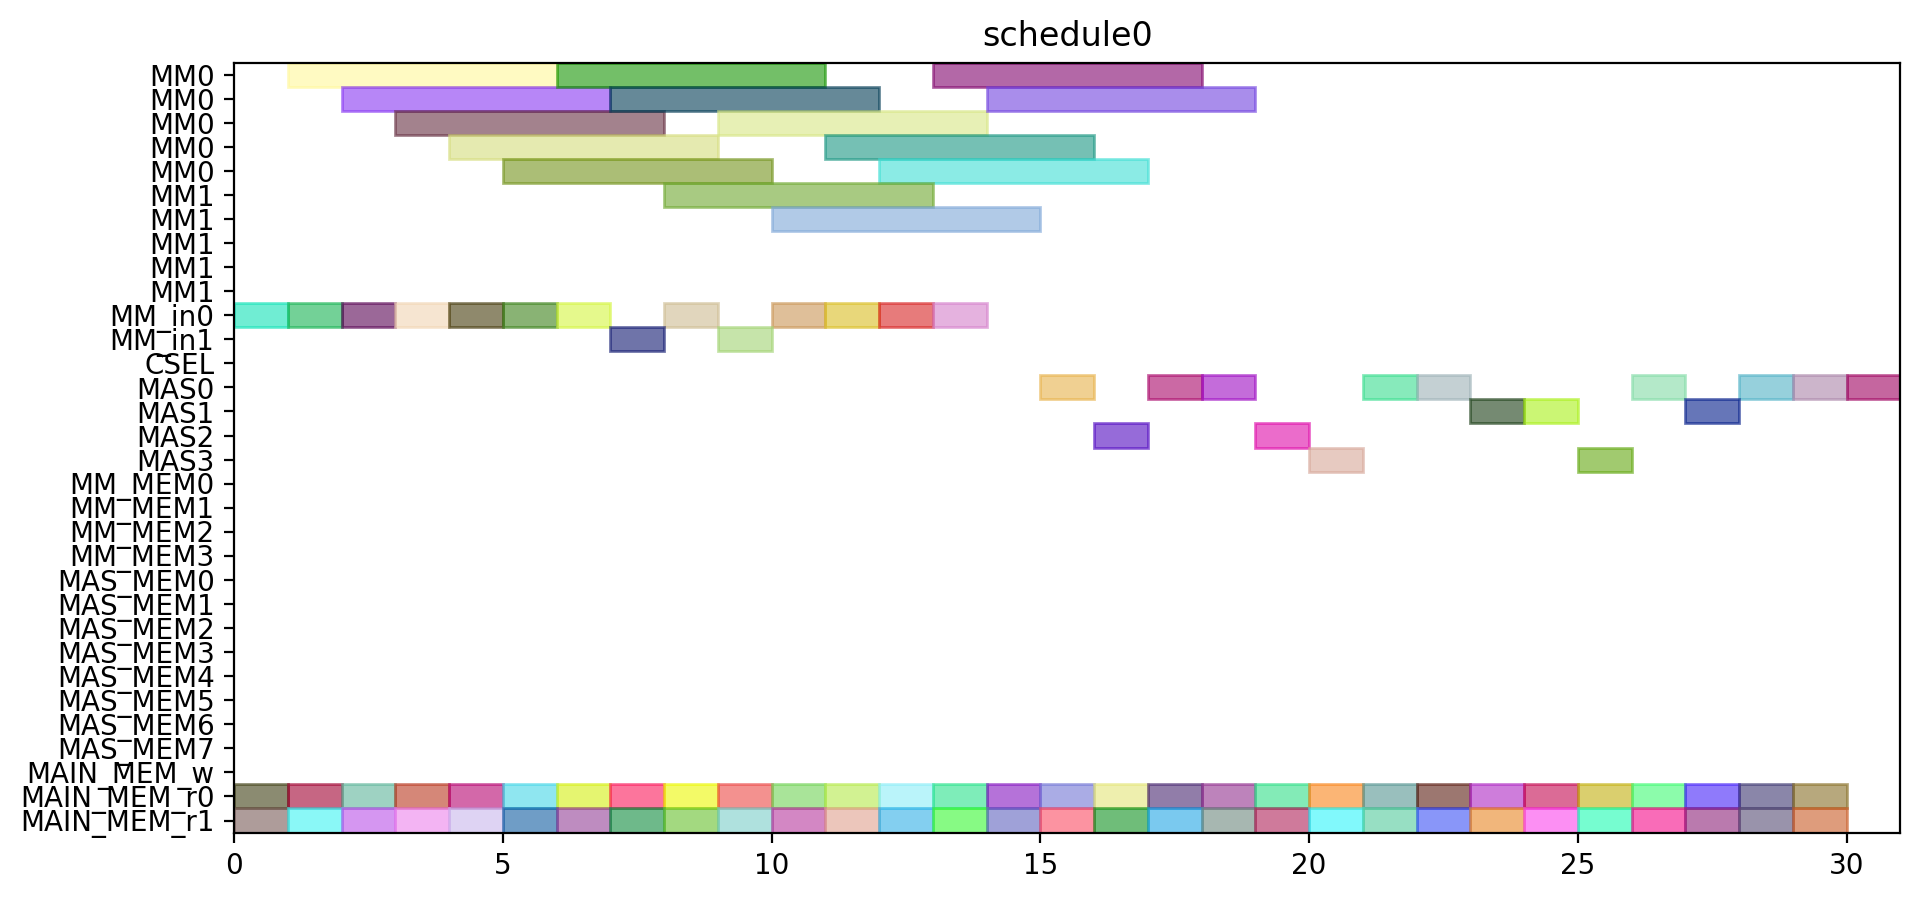

Reproduce this figure in Python.
from pyschedule import Scenario, solvers, plotters, alt


def solve():
	horizon = 120
	S = Scenario("schedule0", horizon=horizon)

	# resource
	MM = S.Resources('MM', num=2, size=5)
	MM_in = S.Resources('MM_in', num=2)
	CSEL = S.Resource('CSEL')
	MAS = S.Resources('MAS', num=4, size=1, periods=range(1, horizon))
	MM_MEM = S.Resources('MM_MEM', num=4)
	MAS_MEM = S.Resources('MAS_MEM', num=8)
	MAIN_MEM_w = S.Resource('MAIN_MEM_w', size=1)
	MAIN_MEM_r = S.Resources('MAIN_MEM_r', num=2)

	# result of previous scheduling

	# new tasks
	r1_t0 = S.Task('r1_t0', length=5, delay_cost=1)
	r1_t0 += alt(MM)
	r1_t0_in = S.Task('r1_t0_in', length=1, delay_cost=1)
	r1_t0_in += alt(MM_in)
	S += r1_t0_in*MM_in[0]<=r1_t0*MM[0]
	S += r1_t0_in*MM_in[1]<=r1_t0*MM[1]
	r1_t0_mem0 = S.Task('r1_t0_mem0', length=1, delay_cost=1)
	r1_t0_mem0 += MAIN_MEM_r[0]
	S += r1_t0_mem0 <= r1_t0

	r1_t0_mem1 = S.Task('r1_t0_mem1', length=1, delay_cost=1)
	r1_t0_mem1 += MAIN_MEM_r[1]
	S += r1_t0_mem1 <= r1_t0

	r1_t1 = S.Task('r1_t1', length=5, delay_cost=1)
	r1_t1 += alt(MM)
	r1_t1_in = S.Task('r1_t1_in', length=1, delay_cost=1)
	r1_t1_in += alt(MM_in)
	S += r1_t1_in*MM_in[0]<=r1_t1*MM[0]
	S += r1_t1_in*MM_in[1]<=r1_t1*MM[1]
	r1_t1_mem0 = S.Task('r1_t1_mem0', length=1, delay_cost=1)
	r1_t1_mem0 += MAIN_MEM_r[0]
	S += r1_t1_mem0 <= r1_t1

	r1_t1_mem1 = S.Task('r1_t1_mem1', length=1, delay_cost=1)
	r1_t1_mem1 += MAIN_MEM_r[1]
	S += r1_t1_mem1 <= r1_t1

	r1_t2 = S.Task('r1_t2', length=1, delay_cost=1)
	r1_t2 += alt(MAS)
	r1_t2_mem0 = S.Task('r1_t2_mem0', length=1, delay_cost=1)
	r1_t2_mem0 += MAIN_MEM_r[0]
	S += r1_t2_mem0 <= r1_t2

	r1_t2_mem1 = S.Task('r1_t2_mem1', length=1, delay_cost=1)
	r1_t2_mem1 += MAIN_MEM_r[1]
	S += r1_t2_mem1 <= r1_t2

	r1_t3 = S.Task('r1_t3', length=1, delay_cost=1)
	r1_t3 += alt(MAS)
	r1_t3_mem0 = S.Task('r1_t3_mem0', length=1, delay_cost=1)
	r1_t3_mem0 += MAIN_MEM_r[0]
	S += r1_t3_mem0 <= r1_t3

	r1_t3_mem1 = S.Task('r1_t3_mem1', length=1, delay_cost=1)
	r1_t3_mem1 += MAIN_MEM_r[1]
	S += r1_t3_mem1 <= r1_t3

	r3_t0 = S.Task('r3_t0', length=5, delay_cost=1)
	r3_t0 += alt(MM)
	r3_t0_in = S.Task('r3_t0_in', length=1, delay_cost=1)
	r3_t0_in += alt(MM_in)
	S += r3_t0_in*MM_in[0]<=r3_t0*MM[0]
	S += r3_t0_in*MM_in[1]<=r3_t0*MM[1]
	r3_t0_mem0 = S.Task('r3_t0_mem0', length=1, delay_cost=1)
	r3_t0_mem0 += MAIN_MEM_r[0]
	S += r3_t0_mem0 <= r3_t0

	r3_t0_mem1 = S.Task('r3_t0_mem1', length=1, delay_cost=1)
	r3_t0_mem1 += MAIN_MEM_r[1]
	S += r3_t0_mem1 <= r3_t0

	r3_t1 = S.Task('r3_t1', length=5, delay_cost=1)
	r3_t1 += alt(MM)
	r3_t1_in = S.Task('r3_t1_in', length=1, delay_cost=1)
	r3_t1_in += alt(MM_in)
	S += r3_t1_in*MM_in[0]<=r3_t1*MM[0]
	S += r3_t1_in*MM_in[1]<=r3_t1*MM[1]
	r3_t1_mem0 = S.Task('r3_t1_mem0', length=1, delay_cost=1)
	r3_t1_mem0 += MAIN_MEM_r[0]
	S += r3_t1_mem0 <= r3_t1

	r3_t1_mem1 = S.Task('r3_t1_mem1', length=1, delay_cost=1)
	r3_t1_mem1 += MAIN_MEM_r[1]
	S += r3_t1_mem1 <= r3_t1

	r3_t2 = S.Task('r3_t2', length=1, delay_cost=1)
	r3_t2 += alt(MAS)
	r3_t2_mem0 = S.Task('r3_t2_mem0', length=1, delay_cost=1)
	r3_t2_mem0 += MAIN_MEM_r[0]
	S += r3_t2_mem0 <= r3_t2

	r3_t2_mem1 = S.Task('r3_t2_mem1', length=1, delay_cost=1)
	r3_t2_mem1 += MAIN_MEM_r[1]
	S += r3_t2_mem1 <= r3_t2

	r3_t3 = S.Task('r3_t3', length=1, delay_cost=1)
	r3_t3 += alt(MAS)
	r3_t3_mem0 = S.Task('r3_t3_mem0', length=1, delay_cost=1)
	r3_t3_mem0 += MAIN_MEM_r[0]
	S += r3_t3_mem0 <= r3_t3

	r3_t3_mem1 = S.Task('r3_t3_mem1', length=1, delay_cost=1)
	r3_t3_mem1 += MAIN_MEM_r[1]
	S += r3_t3_mem1 <= r3_t3

	r4_t0 = S.Task('r4_t0', length=5, delay_cost=1)
	r4_t0 += alt(MM)
	r4_t0_in = S.Task('r4_t0_in', length=1, delay_cost=1)
	r4_t0_in += alt(MM_in)
	S += r4_t0_in*MM_in[0]<=r4_t0*MM[0]
	S += r4_t0_in*MM_in[1]<=r4_t0*MM[1]
	r4_t0_mem0 = S.Task('r4_t0_mem0', length=1, delay_cost=1)
	r4_t0_mem0 += MAIN_MEM_r[0]
	S += r4_t0_mem0 <= r4_t0

	r4_t0_mem1 = S.Task('r4_t0_mem1', length=1, delay_cost=1)
	r4_t0_mem1 += MAIN_MEM_r[1]
	S += r4_t0_mem1 <= r4_t0

	r4_t1 = S.Task('r4_t1', length=5, delay_cost=1)
	r4_t1 += alt(MM)
	r4_t1_in = S.Task('r4_t1_in', length=1, delay_cost=1)
	r4_t1_in += alt(MM_in)
	S += r4_t1_in*MM_in[0]<=r4_t1*MM[0]
	S += r4_t1_in*MM_in[1]<=r4_t1*MM[1]
	r4_t1_mem0 = S.Task('r4_t1_mem0', length=1, delay_cost=1)
	r4_t1_mem0 += MAIN_MEM_r[0]
	S += r4_t1_mem0 <= r4_t1

	r4_t1_mem1 = S.Task('r4_t1_mem1', length=1, delay_cost=1)
	r4_t1_mem1 += MAIN_MEM_r[1]
	S += r4_t1_mem1 <= r4_t1

	r4_t2 = S.Task('r4_t2', length=1, delay_cost=1)
	r4_t2 += alt(MAS)
	r4_t2_mem0 = S.Task('r4_t2_mem0', length=1, delay_cost=1)
	r4_t2_mem0 += MAIN_MEM_r[0]
	S += r4_t2_mem0 <= r4_t2

	r4_t2_mem1 = S.Task('r4_t2_mem1', length=1, delay_cost=1)
	r4_t2_mem1 += MAIN_MEM_r[1]
	S += r4_t2_mem1 <= r4_t2

	r4_t3 = S.Task('r4_t3', length=1, delay_cost=1)
	r4_t3 += alt(MAS)
	r4_t3_mem0 = S.Task('r4_t3_mem0', length=1, delay_cost=1)
	r4_t3_mem0 += MAIN_MEM_r[0]
	S += r4_t3_mem0 <= r4_t3

	r4_t3_mem1 = S.Task('r4_t3_mem1', length=1, delay_cost=1)
	r4_t3_mem1 += MAIN_MEM_r[1]
	S += r4_t3_mem1 <= r4_t3

	r5_t0 = S.Task('r5_t0', length=5, delay_cost=1)
	r5_t0 += alt(MM)
	r5_t0_in = S.Task('r5_t0_in', length=1, delay_cost=1)
	r5_t0_in += alt(MM_in)
	S += r5_t0_in*MM_in[0]<=r5_t0*MM[0]
	S += r5_t0_in*MM_in[1]<=r5_t0*MM[1]
	r5_t0_mem0 = S.Task('r5_t0_mem0', length=1, delay_cost=1)
	r5_t0_mem0 += MAIN_MEM_r[0]
	S += r5_t0_mem0 <= r5_t0

	r5_t0_mem1 = S.Task('r5_t0_mem1', length=1, delay_cost=1)
	r5_t0_mem1 += MAIN_MEM_r[1]
	S += r5_t0_mem1 <= r5_t0

	r5_t1 = S.Task('r5_t1', length=5, delay_cost=1)
	r5_t1 += alt(MM)
	r5_t1_in = S.Task('r5_t1_in', length=1, delay_cost=1)
	r5_t1_in += alt(MM_in)
	S += r5_t1_in*MM_in[0]<=r5_t1*MM[0]
	S += r5_t1_in*MM_in[1]<=r5_t1*MM[1]
	r5_t1_mem0 = S.Task('r5_t1_mem0', length=1, delay_cost=1)
	r5_t1_mem0 += MAIN_MEM_r[0]
	S += r5_t1_mem0 <= r5_t1

	r5_t1_mem1 = S.Task('r5_t1_mem1', length=1, delay_cost=1)
	r5_t1_mem1 += MAIN_MEM_r[1]
	S += r5_t1_mem1 <= r5_t1

	r5_t2 = S.Task('r5_t2', length=1, delay_cost=1)
	r5_t2 += alt(MAS)
	r5_t2_mem0 = S.Task('r5_t2_mem0', length=1, delay_cost=1)
	r5_t2_mem0 += MAIN_MEM_r[0]
	S += r5_t2_mem0 <= r5_t2

	r5_t2_mem1 = S.Task('r5_t2_mem1', length=1, delay_cost=1)
	r5_t2_mem1 += MAIN_MEM_r[1]
	S += r5_t2_mem1 <= r5_t2

	r5_t3 = S.Task('r5_t3', length=1, delay_cost=1)
	r5_t3 += alt(MAS)
	r5_t3_mem0 = S.Task('r5_t3_mem0', length=1, delay_cost=1)
	r5_t3_mem0 += MAIN_MEM_r[0]
	S += r5_t3_mem0 <= r5_t3

	r5_t3_mem1 = S.Task('r5_t3_mem1', length=1, delay_cost=1)
	r5_t3_mem1 += MAIN_MEM_r[1]
	S += r5_t3_mem1 <= r5_t3

	r6_t0 = S.Task('r6_t0', length=5, delay_cost=1)
	r6_t0 += alt(MM)
	r6_t0_in = S.Task('r6_t0_in', length=1, delay_cost=1)
	r6_t0_in += alt(MM_in)
	S += r6_t0_in*MM_in[0]<=r6_t0*MM[0]
	S += r6_t0_in*MM_in[1]<=r6_t0*MM[1]
	r6_t0_mem0 = S.Task('r6_t0_mem0', length=1, delay_cost=1)
	r6_t0_mem0 += MAIN_MEM_r[0]
	S += r6_t0_mem0 <= r6_t0

	r6_t0_mem1 = S.Task('r6_t0_mem1', length=1, delay_cost=1)
	r6_t0_mem1 += MAIN_MEM_r[1]
	S += r6_t0_mem1 <= r6_t0

	r6_t1 = S.Task('r6_t1', length=5, delay_cost=1)
	r6_t1 += alt(MM)
	r6_t1_in = S.Task('r6_t1_in', length=1, delay_cost=1)
	r6_t1_in += alt(MM_in)
	S += r6_t1_in*MM_in[0]<=r6_t1*MM[0]
	S += r6_t1_in*MM_in[1]<=r6_t1*MM[1]
	r6_t1_mem0 = S.Task('r6_t1_mem0', length=1, delay_cost=1)
	r6_t1_mem0 += MAIN_MEM_r[0]
	S += r6_t1_mem0 <= r6_t1

	r6_t1_mem1 = S.Task('r6_t1_mem1', length=1, delay_cost=1)
	r6_t1_mem1 += MAIN_MEM_r[1]
	S += r6_t1_mem1 <= r6_t1

	r6_t2 = S.Task('r6_t2', length=1, delay_cost=1)
	r6_t2 += alt(MAS)
	r6_t2_mem0 = S.Task('r6_t2_mem0', length=1, delay_cost=1)
	r6_t2_mem0 += MAIN_MEM_r[0]
	S += r6_t2_mem0 <= r6_t2

	r6_t2_mem1 = S.Task('r6_t2_mem1', length=1, delay_cost=1)
	r6_t2_mem1 += MAIN_MEM_r[1]
	S += r6_t2_mem1 <= r6_t2

	r6_t3 = S.Task('r6_t3', length=1, delay_cost=1)
	r6_t3 += alt(MAS)
	r6_t3_mem0 = S.Task('r6_t3_mem0', length=1, delay_cost=1)
	r6_t3_mem0 += MAIN_MEM_r[0]
	S += r6_t3_mem0 <= r6_t3

	r6_t3_mem1 = S.Task('r6_t3_mem1', length=1, delay_cost=1)
	r6_t3_mem1 += MAIN_MEM_r[1]
	S += r6_t3_mem1 <= r6_t3

	r9_t2 = S.Task('r9_t2', length=1, delay_cost=1)
	r9_t2 += alt(MAS)
	r9_t2_mem0 = S.Task('r9_t2_mem0', length=1, delay_cost=1)
	r9_t2_mem0 += MAIN_MEM_r[0]
	S += r9_t2_mem0 <= r9_t2

	r9_t2_mem1 = S.Task('r9_t2_mem1', length=1, delay_cost=1)
	r9_t2_mem1 += MAIN_MEM_r[1]
	S += r9_t2_mem1 <= r9_t2

	r12_t0 = S.Task('r12_t0', length=5, delay_cost=1)
	r12_t0 += alt(MM)
	r12_t0_in = S.Task('r12_t0_in', length=1, delay_cost=1)
	r12_t0_in += alt(MM_in)
	S += r12_t0_in*MM_in[0]<=r12_t0*MM[0]
	S += r12_t0_in*MM_in[1]<=r12_t0*MM[1]
	r12_t0_mem0 = S.Task('r12_t0_mem0', length=1, delay_cost=1)
	r12_t0_mem0 += MAIN_MEM_r[0]
	S += r12_t0_mem0 <= r12_t0

	r12_t0_mem1 = S.Task('r12_t0_mem1', length=1, delay_cost=1)
	r12_t0_mem1 += MAIN_MEM_r[1]
	S += r12_t0_mem1 <= r12_t0

	r12_t1 = S.Task('r12_t1', length=5, delay_cost=1)
	r12_t1 += alt(MM)
	r12_t1_in = S.Task('r12_t1_in', length=1, delay_cost=1)
	r12_t1_in += alt(MM_in)
	S += r12_t1_in*MM_in[0]<=r12_t1*MM[0]
	S += r12_t1_in*MM_in[1]<=r12_t1*MM[1]
	r12_t1_mem0 = S.Task('r12_t1_mem0', length=1, delay_cost=1)
	r12_t1_mem0 += MAIN_MEM_r[0]
	S += r12_t1_mem0 <= r12_t1

	r12_t1_mem1 = S.Task('r12_t1_mem1', length=1, delay_cost=1)
	r12_t1_mem1 += MAIN_MEM_r[1]
	S += r12_t1_mem1 <= r12_t1

	r12_t2 = S.Task('r12_t2', length=1, delay_cost=1)
	r12_t2 += alt(MAS)
	r12_t2_mem0 = S.Task('r12_t2_mem0', length=1, delay_cost=1)
	r12_t2_mem0 += MAIN_MEM_r[0]
	S += r12_t2_mem0 <= r12_t2

	r12_t2_mem1 = S.Task('r12_t2_mem1', length=1, delay_cost=1)
	r12_t2_mem1 += MAIN_MEM_r[1]
	S += r12_t2_mem1 <= r12_t2

	r12_t3 = S.Task('r12_t3', length=1, delay_cost=1)
	r12_t3 += alt(MAS)
	r12_t3_mem0 = S.Task('r12_t3_mem0', length=1, delay_cost=1)
	r12_t3_mem0 += MAIN_MEM_r[0]
	S += r12_t3_mem0 <= r12_t3

	r12_t3_mem1 = S.Task('r12_t3_mem1', length=1, delay_cost=1)
	r12_t3_mem1 += MAIN_MEM_r[1]
	S += r12_t3_mem1 <= r12_t3

	r13_t0 = S.Task('r13_t0', length=5, delay_cost=1)
	r13_t0 += alt(MM)
	r13_t0_in = S.Task('r13_t0_in', length=1, delay_cost=1)
	r13_t0_in += alt(MM_in)
	S += r13_t0_in*MM_in[0]<=r13_t0*MM[0]
	S += r13_t0_in*MM_in[1]<=r13_t0*MM[1]
	r13_t0_mem0 = S.Task('r13_t0_mem0', length=1, delay_cost=1)
	r13_t0_mem0 += MAIN_MEM_r[0]
	S += r13_t0_mem0 <= r13_t0

	r13_t0_mem1 = S.Task('r13_t0_mem1', length=1, delay_cost=1)
	r13_t0_mem1 += MAIN_MEM_r[1]
	S += r13_t0_mem1 <= r13_t0

	r13_t1 = S.Task('r13_t1', length=5, delay_cost=1)
	r13_t1 += alt(MM)
	r13_t1_in = S.Task('r13_t1_in', length=1, delay_cost=1)
	r13_t1_in += alt(MM_in)
	S += r13_t1_in*MM_in[0]<=r13_t1*MM[0]
	S += r13_t1_in*MM_in[1]<=r13_t1*MM[1]
	r13_t1_mem0 = S.Task('r13_t1_mem0', length=1, delay_cost=1)
	r13_t1_mem0 += MAIN_MEM_r[0]
	S += r13_t1_mem0 <= r13_t1

	r13_t1_mem1 = S.Task('r13_t1_mem1', length=1, delay_cost=1)
	r13_t1_mem1 += MAIN_MEM_r[1]
	S += r13_t1_mem1 <= r13_t1

	r13_t2 = S.Task('r13_t2', length=1, delay_cost=1)
	r13_t2 += alt(MAS)
	r13_t2_mem0 = S.Task('r13_t2_mem0', length=1, delay_cost=1)
	r13_t2_mem0 += MAIN_MEM_r[0]
	S += r13_t2_mem0 <= r13_t2

	r13_t2_mem1 = S.Task('r13_t2_mem1', length=1, delay_cost=1)
	r13_t2_mem1 += MAIN_MEM_r[1]
	S += r13_t2_mem1 <= r13_t2

	r13_t3 = S.Task('r13_t3', length=1, delay_cost=1)
	r13_t3 += alt(MAS)
	r13_t3_mem0 = S.Task('r13_t3_mem0', length=1, delay_cost=1)
	r13_t3_mem0 += MAIN_MEM_r[0]
	S += r13_t3_mem0 <= r13_t3

	r13_t3_mem1 = S.Task('r13_t3_mem1', length=1, delay_cost=1)
	r13_t3_mem1 += MAIN_MEM_r[1]
	S += r13_t3_mem1 <= r13_t3

	r16_t3 = S.Task('r16_t3', length=1, delay_cost=1)
	r16_t3 += alt(MAS)
	r16_t3_mem0 = S.Task('r16_t3_mem0', length=1, delay_cost=1)
	r16_t3_mem0 += MAIN_MEM_r[0]
	S += r16_t3_mem0 <= r16_t3

	r16_t3_mem1 = S.Task('r16_t3_mem1', length=1, delay_cost=1)
	r16_t3_mem1 += MAIN_MEM_r[1]
	S += r16_t3_mem1 <= r16_t3

	solvers.mip.solve(S,msg=1,kind='CPLEX',ratio_gap=1.01)

	solution = [['hoge']*len(S.solution()[1]) for i in range(len(S.solution()))]
	for i in range(len(S.solution())):
		for j in range(len(S.solution()[i])):
			solution[i][j]=str(S.solution()[i][j])
	print(solution)

	cycles = int(solution[-1][3])

	pic_file_name = "/home/mfukuda/ABE/multiRAM_multiMAS_16mux/scheduling_result/stage5MM2_stage1MAS4/EP2_YRECOVER/schedule0.png"
	if(S.solution() != []):
		plotters.matplotlib.plot(S,img_filename=pic_file_name, show_task_labels=False, fig_size=(cycles*0.25+3, 5))

	return solution
